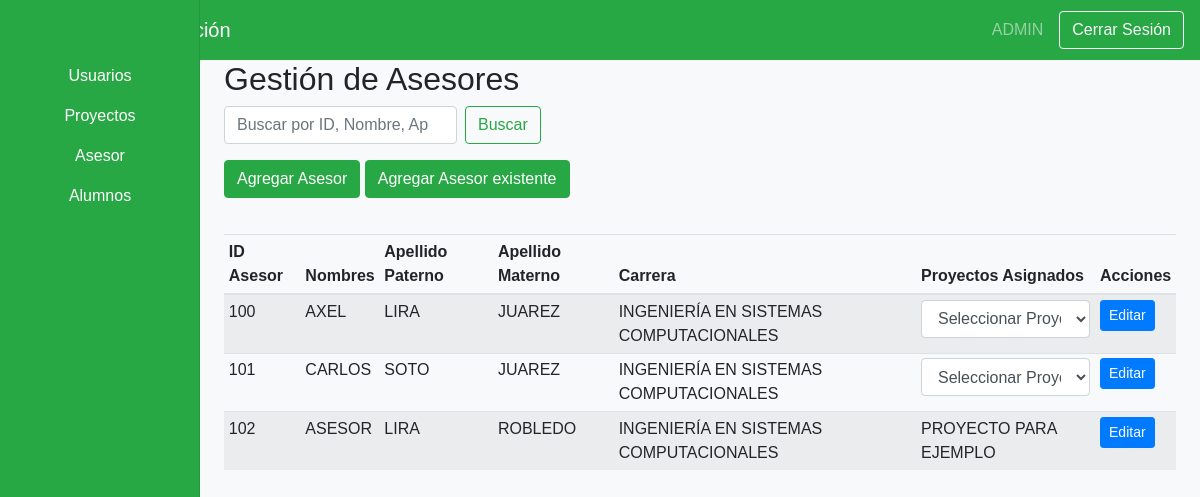
The page /views/admin/dashboardAdminAsesor.php (signed in) on the database its author committed.
### tables this page shows
CREATE TABLE IF NOT EXISTS `asesor` (
  `ID_Asesor` int NOT NULL AUTO_INCREMENT,
  `Nombres` varchar(100) NOT NULL,
  `Apellido_Paterno` varchar(100) NOT NULL,
  `Apellido_Materno` varchar(100) NOT NULL,
  `Proyecto_Asignado` int DEFAULT NULL,
  `Carrera` int DEFAULT NULL,
  `Rol` int DEFAULT NULL,
  `ID_Usuario` int DEFAULT NULL,
  PRIMARY KEY (`ID_Asesor`),
  KEY `fk_asesor_proyecto_asignado` (`Proyecto_Asignado`),
  KEY `fk_asesor_carrera` (`Carrera`),
  KEY `fk_asesor_rol` (`Rol`),
  KEY `fk_asesor_usuario` (`ID_Usuario`)
);

CREATE TABLE IF NOT EXISTS `carrera` (
  `ID_Carrera` int NOT NULL AUTO_INCREMENT,
  `Nombre_Carrera` varchar(100) NOT NULL,
  PRIMARY KEY (`ID_Carrera`)
);

### Views/Admin/dashboardAdminAsesor.php (the view, shortened to what this page needs)
<?php
include('../../includes/config.php');
?>
<!DOCTYPE html>
<html lang="es">
<head>
    <link rel="stylesheet" href="https://stackpath.bootstrapcdn.com/bootstrap/4.3.1/css/bootstrap.min.css">
    <link rel="stylesheet" href="<?php echo CSS_PATH; ?>dashboard.css">
</head>
<body>
    <nav class="navbar navbar-dark bg-success">
        <span class="navbar-brand mb-0 h1">Panel de Administración</span>
        <div class="d-flex align-items-center">
            <span class="navbar-text mr-3">
                <?php echo $_SESSION['username']; ?>
            </span>
            <a href="../public/logout.php" class="btn btn-outline-light">Cerrar Sesión</a>
        </div>
    </nav>
    <div class="container-fluid">
        <div class="row">
            <nav class="col-md-2 d-none d-md-block bg-success sidebar">
                <div class="sidebar-sticky">
                    <ul class="nav flex-column">
                        <li class="nav-item">
                            <a class="nav-link text-white text-center" href="dashboardAdmin.php">
                                Usuarios
                            </a>
                        </li>
                        <li class="nav-item">
                            <a class="nav-link text-white text-center" href="dashboardAdminProyectos.php">
                                Proyectos
                            </a>
                        </li>
                        <li class="nav-item">
                            <a class="nav-link text-white text-center" href="dashboardAdminAsesor.php">
                                Asesor
                            </a>
                        </li>
                        <li class="nav-item">
                            <a class="nav-link text-white text-center" href="dashboardAdminAlumnos.php">
                                Alumnos
                            </a>
                        </li>
                    </ul>
                </div>
            </nav>
            <main role="main" class="col-md-9 ml-sm-auto col-lg-10 px-4">
                <h2>Gestión de Asesores</h2>
                <form method="GET" class="form-inline mb-3">
                    <input class="form-control mr-sm-2" type="search" name="search"
                           placeholder="Buscar por ID, Nombre, Apellidos, Carrera o Proyectos" aria-label="Buscar">
                    <button class="btn btn-outline-success my-2 my-sm-0" type="submit">Buscar</button>
                </form>
                <button type="button" class="btn btn-success mb-3" data-toggle="modal" data-target="#addAsesorModal">
                    Agregar Asesor
                </button>
                <button type="button" class="btn btn-success mb-3" data-toggle="modal" data-target="#assignExistingAsesorModal">
                    Agregar Asesor existente
                </button>
                <div class="table-responsive">
                    <table class="table table-striped table-sm">
                        <thead>
                            <tr>
                                <th>ID Asesor</th>
                                <th>Nombres</th>
                                <th>Apellido Paterno</th>
                                <th>Apellido Materno</th>
                                <th>Carrera</th>
                                <th>Proyectos Asignados</th>
                                <th>Acciones</th>
                            </tr>
                        </thead>
                        <tbody>
                            <?php
                            $searchQuery = "";
                            $query = "
                                SELECT asesor.ID_Asesor, asesor.Nombres, asesor.Apellido_Paterno, asesor.Apellido_Materno,
                                       carrera.Nombre_Carrera, GROUP_CONCAT(proyecto.Nombre_Proyecto SEPARATOR ', ') AS Proyectos
                                FROM asesor
                                LEFT JOIN carrera ON asesor.Carrera = carrera.ID_Carrera
                                LEFT JOIN proyecto ON asesor.ID_Asesor = proyecto.Asesor
                                WHERE 1=1 $searchQuery
                                GROUP BY asesor.ID_Asesor
                                ORDER BY asesor.ID_Asesor ASC";
                            $result = $connection->query($query);
                            while ($row = $result->fetch_assoc()) {
                                $proyectos = explode(", ", $row['Proyectos'] ?? []);
                                echo "<tr>";
                                echo "<td>" . htmlspecialchars($row['ID_Asesor'] ?? '') . "</td>";
                                echo "<td>" . htmlspecialchars($row['Nombres'] ?? '') . "</td>";
                                echo "<td>" . htmlspecialchars($row['Apellido_Paterno'] ?? '') . "</td>";
                                echo "<td>" . htmlspecialchars($row['Apellido_Materno'] ?? '') . "</td>";
                                echo "<td>" . htmlspecialchars($row['Nombre_Carrera'] ?? 'Sin Carrera') . "</td>";
                                if (count($proyectos) > 1) {
                                    echo "<td>
                                          <select class='form-control'>
                                              <option value=''>Seleccionar Proyecto</option>";
                                    echo "</select></td>";
                                } else {
                                    echo "<td>" . htmlspecialchars($proyectos[0] ?? 'Sin Proyecto') . "</td>";
                                }
                                echo "<td>";
                                echo "<button type='button' class='btn btn-primary btn-sm' data-toggle='modal' data-target='#editAsesorModal'
                                        data-id='" . htmlspecialchars($row['ID_Asesor'] ?? '') . "'
                                        data-nombres='" . htmlspecialchars($row['Nombres'] ?? '') . "'
                                        data-apellido_paterno='" . htmlspecialchars($row['Apellido_Paterno'] ?? '') . "'
                                        data-apellido_materno='" . htmlspecialchars($row['Apellido_Materno'] ?? '') . "'
                                        data-carrera='" . htmlspecialchars($row['Nombre_Carrera'] ?? '') . "'
                                        data-proyecto='" . htmlspecialchars($row['Proyectos'] ?? '') . "'>Editar</button>";
                                echo "</td>";
                                echo "</tr>";
                            }
                            ?>
                        </tbody>
                    </table>
                </div>
            </main>
        </div>
    </div>
</body>
</html>

### Assets/CSS/dashboard.css (style rules this page uses)
body { font-family: Arial, sans-serif; background-color: #f8f9fa; }
.navbar { height: 60px; display: flex; align-items: center; justify-content: space-between; background-color: #28a745; color: white; }
.sidebar { position: fixed; top: 0; bottom: 0; left: 0; z-index: 100; padding: 48px 0 0; box-shadow: inset -1px 0 0 rgba(0, 0, 0, 0.1); background-color: #28a745; }
.sidebar-sticky { position: relative; top: 0; height: calc(100vh - 48px); padding-top: 0.5rem; overflow-x: hidden; overflow-y: auto; }
.sidebar .nav-link { font-weight: 500; color: black; }
.table-responsive { margin-top: 20px; }
.table-striped tbody tr:nth-of-type(odd) { background-color: rgba(0, 0, 0, 0.05); }

### rows shown on the page
asesor: ID_Asesor "100", Nombres "AXEL", Apellido_Paterno "LIRA", Apellido_Materno "JUAREZ", carrera.Nombre_Carrera "INGENIERÍA EN SISTEMAS COMPUTACIONALES"
asesor: ID_Asesor "101", Nombres "CARLOS", Apellido_Paterno "SOTO", Apellido_Materno "JUAREZ", carrera.Nombre_Carrera "INGENIERÍA EN SISTEMAS COMPUTACIONALES"
asesor: ID_Asesor "102", Nombres "ASESOR", Apellido_Paterno "LIRA", Apellido_Materno "ROBLEDO", carrera.Nombre_Carrera "INGENIERÍA EN SISTEMAS COMPUTACIONALES", proyectos "PROYECTO PARA EJEMPLO"

### other values the page prints
$_SESSION['username'] "ADMIN"
